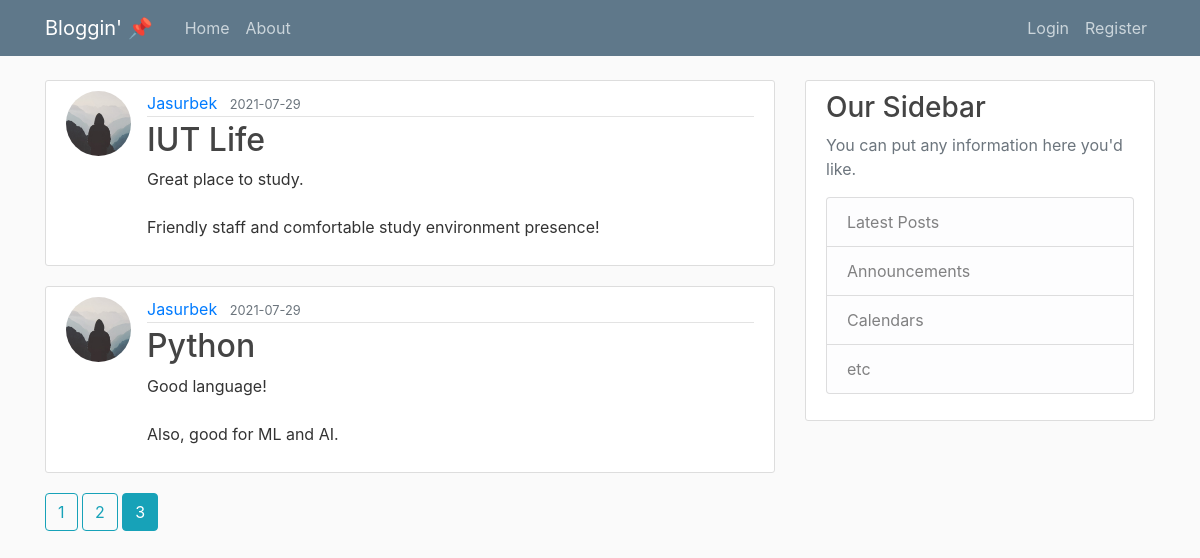
Screenshot of /home?page=3 with the database file from the repository.
### main_flask/models.py (models this page shows, shortened)
class Post(db.Model):
    id = db.Column(db.Integer, primary_key=True)
    title = db.Column(db.String(100), nullable=False)
    date_posted = db.Column(db.DateTime, nullable=False,
                            default=datetime.utcnow)
    content = db.Column(db.Text, nullable=False)
    user_id = db.Column(db.Integer, db.ForeignKey('user.id'), nullable=False)

class User(db.Model, UserMixin):
    id = db.Column(db.Integer, primary_key=True)
    username = db.Column(db.String(20), unique=True, nullable=False)
    email = db.Column(db.String(120), unique=True, nullable=False)
    image_file = db.Column(db.String(20), nullable=False,
                           default='default.jpg')
    password = db.Column(db.String(60), nullable=False)
    posts = db.relationship('Post', backref='author', lazy=True)

### main_flask/main/routes.py (the view)
@main.route("/")
@main.route("/home")  # two routes are available for the same page
def home():
    page = request.args.get('page', 1, type=int)
    posts = Post.query.order_by(Post.date_posted.desc()).paginate(page = page ,per_page = 5)
    return render_template('home_temp.html', posts=posts)

### main_flask/templates/home_temp.html
{% extends "layout.html" %}
{% block content %}
    {% for post in posts.items %}
        <article class="media content-section">
          <img class = "rounded-circle article-img" src = "{{ url_for('static', filename = 'profile_pics/' + post.author.image_file ) }}">
            <div class="media-body">
              <div class="article-metadata">
                <a class="mr-2" href="{{ url_for('users.user_posts', username=post.author.username) }}">{{ post.author.username }}</a>
                <small class="text-muted">{{ post.date_posted.strftime('%Y-%m-%d')}}</small>
              </div>
              <h2><a class="article-title" href="{{ url_for('posts.post', post_id = post.id) }}">{{ post.title }}</a></h2>
              <p class="article-content">{{ post.content }}</p>
            </div>
        </article>
    {% endfor %}
    {% for page_num in posts.iter_pages(left_edge=1, right_edge = 1, left_current = 1, right_current =2) %}
      {% if page_num %}
        {% if posts.page == page_num %}
            <a class = "btn btn-info mb-4" href="{{url_for('main.home', page=page_num)}}">{{ page_num }}</a>
        {% else %}
            <a class = "btn btn-outline-info mb-4" href="{{url_for('main.home', page=page_num)}}">{{ page_num }}</a>
        {% endif %}
      {% else %}
        ...
      {% endif %}
    {% endfor %}
{% endblock content %}

### main_flask/static/main.css (style rules this page uses)
body { background: #fafafa; color: #333333; margin-top: 5rem; }
h1, h2, h3, h4, h5, h6 { color: #444444; }
.content-section { background: #ffffff; padding: 10px 20px; border: 1px solid #dddddd; border-radius: 3px; margin-bottom: 20px; }
.article-title { color: #444444; }
.article-content { white-space: pre-line; }
.article-img { height: 65px; width: 65px; margin-right: 16px; }
.article-metadata { padding-bottom: 1px; margin-bottom: 4px; border-bottom: 1px solid #e3e3e3; }

### rows the page displays
Post: image_file (placeholder picture), author.username "Jasurbek", date_posted "2021-07-29", title "IUT Life", content "Great place to study. Friendly staff and comfortable study environment presence!"
Post: image_file (placeholder picture), author.username "Jasurbek", date_posted "2021-07-29", title "Python", content "Good language! Also, good for ML and AI."

### other values shown
{{ page_num }} "1" "2"
{{ page_num }} "3"
